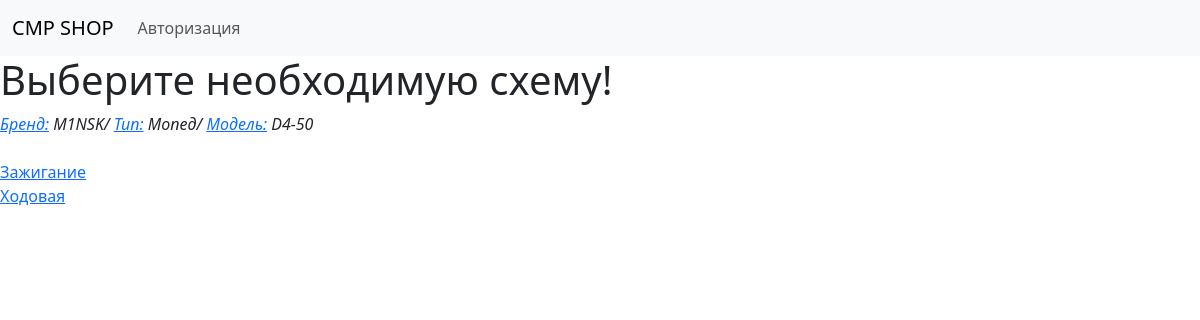
The app's page /M1NSK/1/type/1/model/D4-50/1/element with its own data.
### app/models.py (models this page shows, shortened)
class Brand(Base):
    __tablename__ = 'brand'
    id = Column(Integer, primary_key=True)
    brand_name = Column(String(30))
    parent = relationship('Model', back_populates='brand')

class Type(Base):
    __tablename__ = 'type'
    id = Column(Integer, primary_key=True)
    type_name = Column(String)
    parent = relationship('Model', back_populates='type')

class Model(Base):
    __tablename__ = 'model'
    id = Column(Integer, primary_key=True)
    model_name = Column(String)
    brand_id = Column(Integer, ForeignKey('brand.id'), nullable=False)
    brand = relationship('Brand', back_populates="parent")
    type_id = Column(Integer, ForeignKey('type.id'), nullable=False)
    type = relationship('Type', back_populates="parent")
    parent = relationship('Part', back_populates='model')
    image_id = Column(Integer, ForeignKey('element_image.id'))

class Part(Base):
    __tablename__ = 'part'
    id = Column(Integer, primary_key=True)
    part_number = Column(String)
    description = Column(String)  # полное название детали
    price = Column(Integer)
    amount = Column(Integer)
    model_id = Column(Integer, ForeignKey('model.id'),  nullable=False)
    model = relationship('Model', back_populates="parent")
    element_id = Column(Integer, ForeignKey('element.id'), nullable=False)
    element = relationship('Element', back_populates="parent")
    parent = relationship('Basket', back_populates='part')   # переделать

class Element(Base):
    __tablename__ = 'element'
    id = Column(Integer, primary_key=True)
    element_name = Column(String)
    parent = relationship('Part', back_populates='element')
    image_id = Column(Integer, ForeignKey('element_image.id'))

### app/main/routes.py (the view)
@bp.get('/<brand_name>/<brand_id>/type/<type_id>/model/<model_name>/<model_id>/element')
def element(brand_name, brand_id, type_id, model_name, model_id):
    parts = session.query(Part).filter_by(model_id=model_id).group_by(Part.element_id)
    return render_template('main/element.html', parts=parts)

### app/templates/main/element.html
{% extends "base.html" %}
{% block content %}
<h1>Выберите необходимую схему!</h1>
{% set part = parts[0] %}
<i>
    <a href="{{ url_for('main.index') }}">Бренд:</a> {{ part.model.brand.brand_name }}/
    <a href="{{ url_for('main.type', brand_id=part.model.brand_id, brand_name=part.model.brand.brand_name) }}">
        Тип:</a> {{ part.model.type.type_name }}/
    <a href="{{ url_for('main.model', brand_id=part.model.brand_id, brand_name=part.model.brand.brand_name, type_id=part.model.type_id) }}">
        Модель:</a> {{ part.model.model_name }}
</i><br><br>
{% for part in parts %}
<a href="{{ url_for('main.part', brand_name=part.model.brand.brand_name,
                            brand_id=part.model.brand_id,
                            type_id=part.model.type_id,
                            model_name=part.model.model_name,
                            model_id=part.model_id,
                            element_id=part.element_id,
                            element_name=part.element.element_name) }}">{{ part.element.element_name }}</a><br>
{% endfor %}
{% endblock %}

### records on screen
Brand: model.brand.brand_name "M1NSK"
Type: model.type.type_name "Мопед"
Model: model.model_name "D4-50"
Part: element.element_name "Зажигание"
Part: element.element_name "Ходовая"
